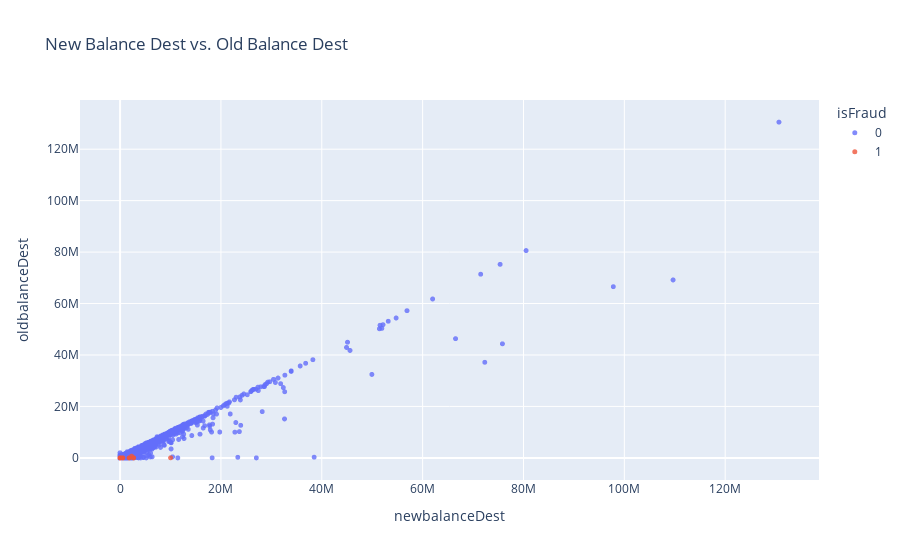

Notebook code for this chart:
### Code cell
fig = px.scatter(df.sample(15000), 
                 x='newbalanceDest', 
                 y='oldbalanceDest', 
                 color='isFraud', 
                 opacity=0.8, 
                 hover_data=['isFraud'], 
                 title='New Balance Dest vs. Old Balance Dest')
fig.update_traces(marker_size=5)
fig.show()

### Figure 1 — Plotly figure (JSON) as saved in the notebook; plotly's stock layout.template omitted (floating-point values rounded to 4 significant figures; data arrays with more than 128 entries replaced by an {"elided": "..."} marker saying what was removed)
{"data": [{"customdata": {"elided": "14989x1 int values"}, "hovertemplate": "isFraud=%{customdata[0]}<br>newbalanceDest=%{x}<br>oldbalanceDest=%{y}<extra></extra>", "legendgroup": "0", "marker": {"color": "#636efa", "opacity": 0.8, "size": 5, "symbol": "circle"}, "mode": "markers", "name": "0", "showlegend": true, "type": "scattergl", "x": {"elided": "14989 float values"}, "xaxis": "x", "y": {"elided": "14989 float values"}, "yaxis": "y"}, {"customdata": [[1], [1], [1], [1], [1], [1], [1], [1], [1], [1], [1]], "hovertemplate": "isFraud=%{customdata[0]}<br>newbalanceDest=%{x}<br>oldbalanceDest=%{y}<extra></extra>", "legendgroup": "1", "marker": {"color": "#EF553B", "opacity": 0.8, "size": 5, "symbol": "circle"}, "mode": "markers", "name": "1", "showlegend": true, "type": "scattergl", "x": [1868000.0, 10020000.0, 486200.0, 1790000.0, 2642000.0, 2702000.0, 2298000.0, 0, 0, 539700.0, 0], "xaxis": "x", "y": [0, 24440.0, 0, 0, 0, 0, 664100.0, 0, 0, 0, 0], "yaxis": "y"}], "layout": {"legend": {"title": {"text": "isFraud"}, "tracegroupgap": 0}, "title": {"text": "New Balance Dest vs. Old Balance Dest"}, "xaxis": {"anchor": "y", "domain": [0, 1], "title": {"text": "newbalanceDest"}}, "yaxis": {"anchor": "x", "domain": [0, 1], "title": {"text": "oldbalanceDest"}}}}
